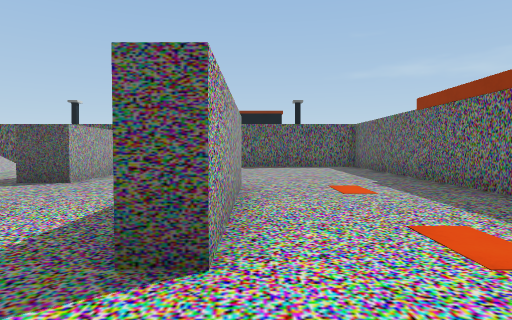
View 1 (above)

23 first-person views from a walk through a Unity game level. The camera is 1.3 m above the floor, tilts 2° down and sees 75° across. The floor is counted in squares, 2 m on a side. Each view is taken from the middle of a square. On the plan, view 1 faces up. The plan holds only what a view shows up to about 10 squares ahead; the rest is blank. The place goes on beyond the plan.

View 2
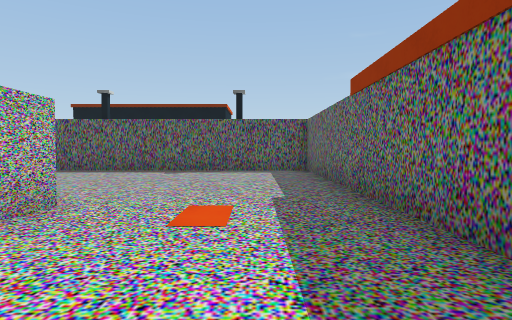

View 3
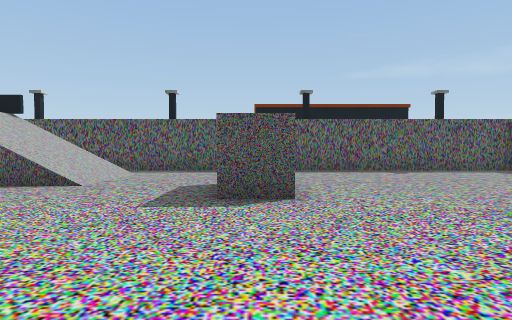

View 4
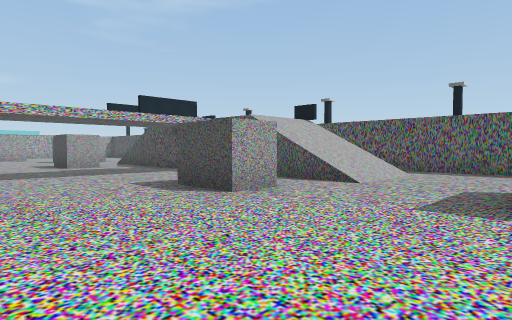

View 5
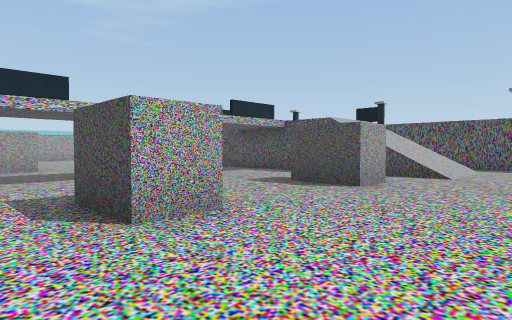

View 6
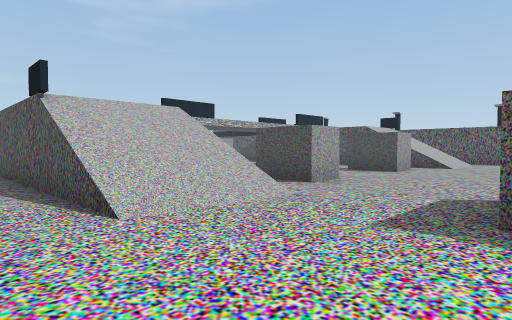

View 7
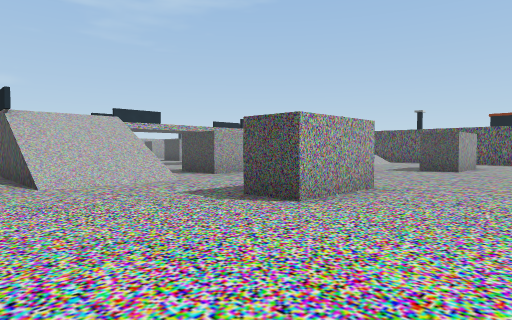

View 8
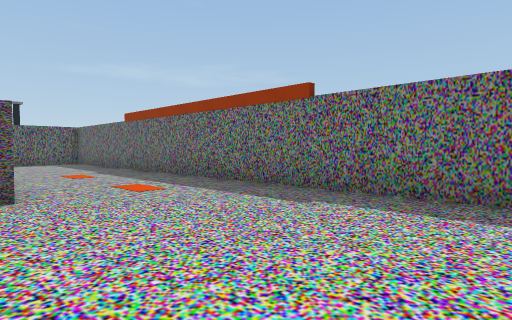

View 9
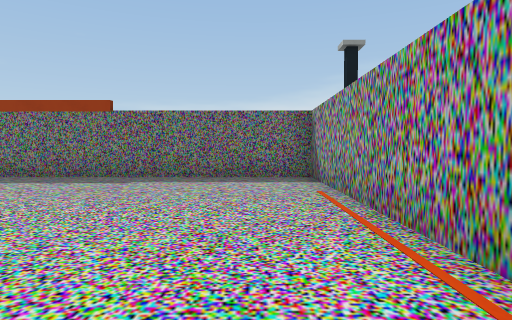

View 10
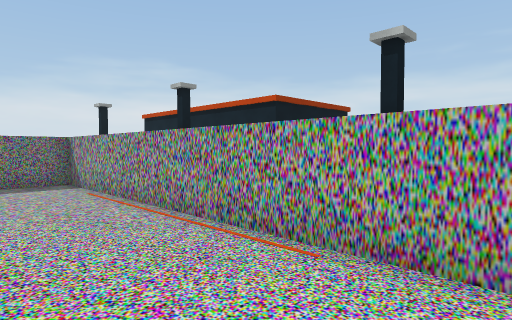

View 11
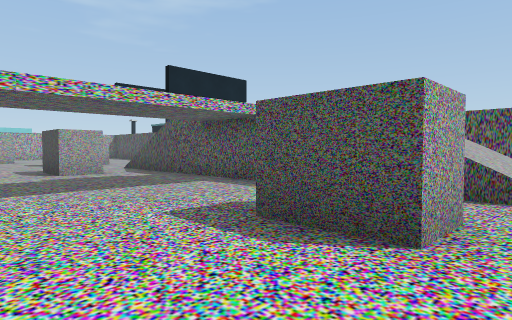

View 12
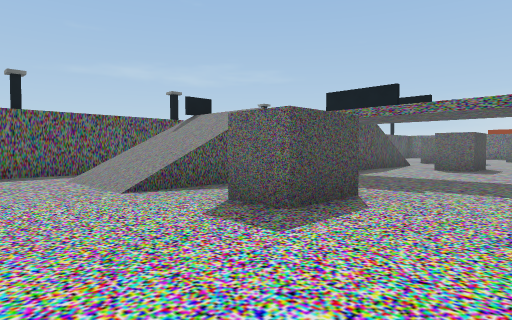

View 13
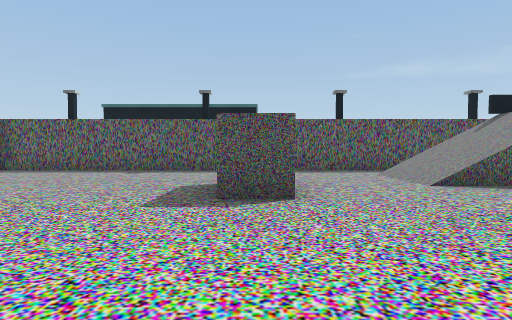

View 14
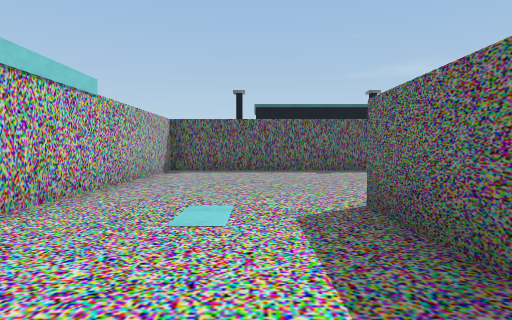

View 15
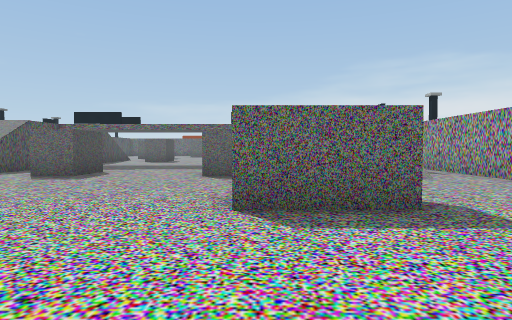

View 16
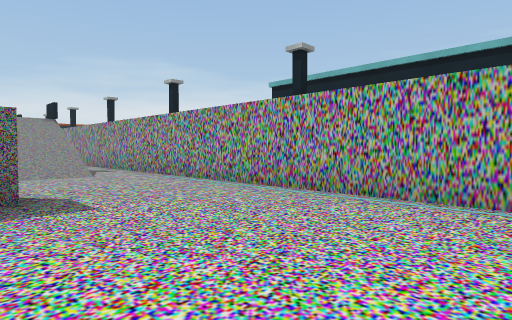

View 17
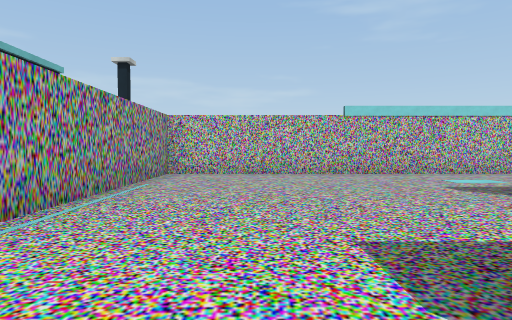

View 18
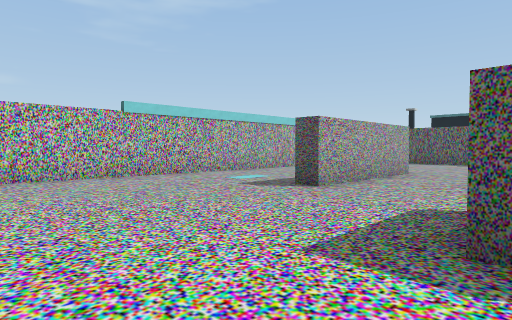

View 19
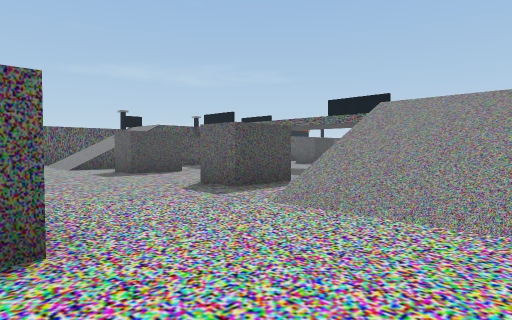

View 20
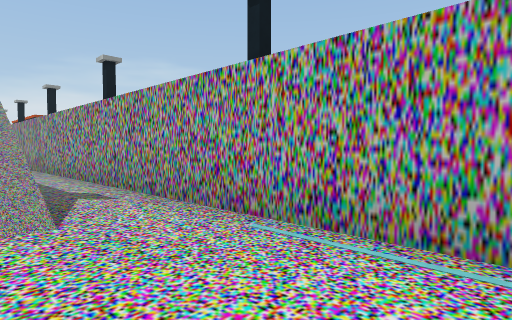

View 21
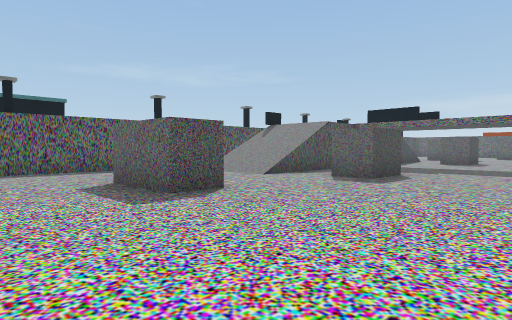

View 22
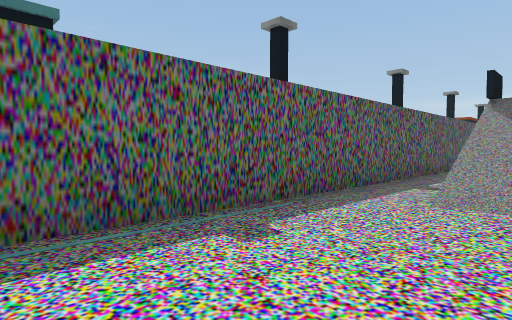

View 23
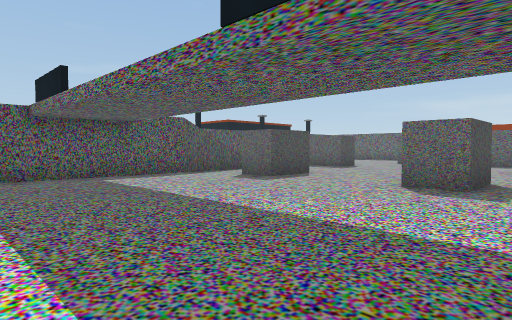

### Floor plan
Key: @ floor where view 1 was taken; # wall or solid block; . main floor; : floor 3 m higher than the main floor; / step, stairs or slope.
Columns run from 29 left of view 1 to 4 right of it. Each row starts with its distance up from view 1.
 12 ##################################
 11 #................     ... .......#
 10 #..........////    ////.. .......#
  9 #..........////    ////.. .......#
  8 #.......#..////::::////..#.......#
  7 #.......#................#.......#
  6 #...........##......##...........#
  5 #...#.......................#....#
  4 #...#.......................#....#
  3 #...#.......................#....#
  2 #...#.......##......##......#....#
  1 #.......#................#.......#
  0 #.......#..////////////..#...@...#
 -1 #..........////    ////..........#
 -2 #..........////    ////..........#
 -3 #..........///.////.///..........#
 -4 #................................#
 -5 ##################################

Positions as (right, up) in squares from view 1, and headings:
1: (0, 0), facing up
2: (2, 2), facing up
3: (-4, 2), facing up
4: (-4, 2), facing up-left
5: (-5, 0), facing up-left
6: (-4, -4), facing up-left
7: (-1, -4), facing up-left
8: (-1, -3), facing up-right
9: (-4, -3), facing right
10: (-8, -1), facing down-right
11: (-7, 3), facing up-left
12: (-20, 3), facing up-right
13: (-21, 2), facing up
14: (-26, 2), facing up
15: (-25, 1), facing right
16: (-26, 0), facing down-right
17: (-20, -2), facing left
18: (-21, -3), facing up-left
19: (-21, -3), facing up-right
20: (-21, -2), facing down-right
21: (-24, 2), facing up-right
22: (-22, 9), facing up-right
23: (-15, 0), facing up-right
